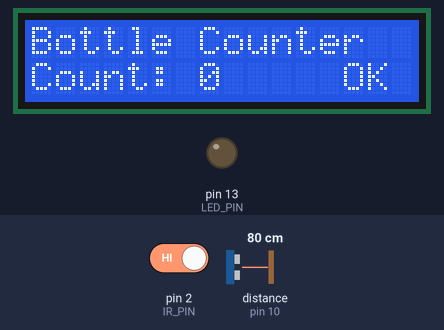
This sketch was run on a simulated Arduino Uno, built with avr-gcc and run on an emulated ATmega328P. Shown: 16×2 character LCD, output pins drawn as LEDs (lit = HIGH). Wiring (inferred from the names in the program): ultrasonic range finder: trigger pin 9; echo pin 10. The inputs (shaded band) are chosen by the test bench; at power-on: distance to the obstacle (sensor on pin 10) 80 cm, pin 2 (IR_PIN) HIGH. The echo pulse lasts 58.3 µs per cm; pins used as bus, display or sensor lines are not drawn; what the sketch prints to the serial monitor is not drawn.

Above: at 7.6 s.
7.7 s: distance to the obstacle (sensor on pin 10) set to 12 cm
10.7 s: distance to the obstacle (sensor on pin 10) set to 9 cm
At 12.4 s:
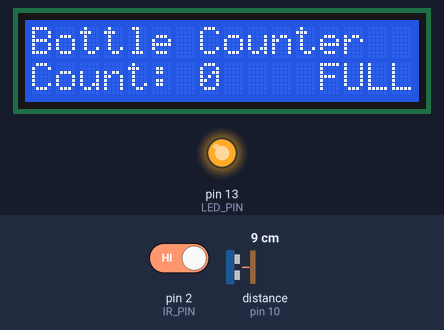
12.7 s: pin 2 (IR_PIN) driven LOW
At 13.7 s:
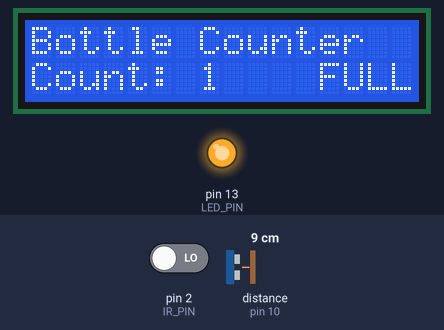
14.2 s: distance to the obstacle (sensor on pin 10) set to 18 cm
At 15.0 s:
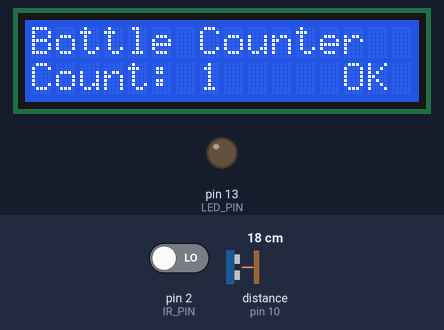
15.9 s: distance to the obstacle (sensor on pin 10) set to 2 cm
At 17.6 s:
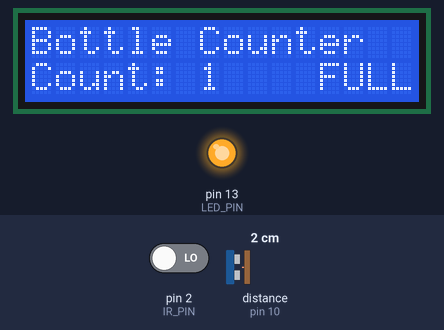
17.9 s: distance to the obstacle (sensor on pin 10) set to 35 cm
At 18.3 s:
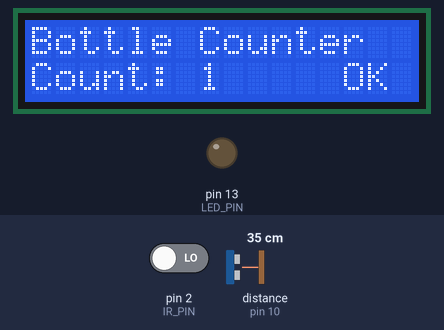
Timing chart, 0 to 20.4 s (numbered marks = the images above; inputs shaded):
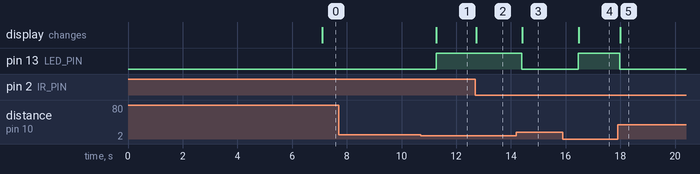

Measured:
- the behaviour switches between 11 and 10 cm on distance to the obstacle (sensor on pin 10) (found by bisection; images 0 and 1)
- after the input at 7.7 s, every drawn part: stays the same
- after the input at 10.7 s, pin 13 (LED_PIN): LOW → HIGH after 0.56 s; the display: changes after 0.57 s (image 1)
- after the input at 12.7 s, the display: changes at once (image 2)
- after the input at 14.2 s, pin 13 (LED_PIN): HIGH → LOW after 0.20 s; the display: changes after 0.21 s (image 3)
- after the input at 15.9 s, pin 13 (LED_PIN): LOW → HIGH after 0.57 s; the display: changes after 0.57 s (image 4)
- after the input at 17.9 s, pin 13 (LED_PIN): HIGH → LOW after 0.08 s; the display: changes after 0.09 s (image 5)

The sketch:

1ST_CODE.ino
```cpp
#include <LiquidCrystal_I2C.h>

// Initialize LCD with I2C address 0x27, 16 columns, 2 rows
LiquidCrystal_I2C lcd(0x27, 16, 2);

// Pin definitions
const int IR_PIN = 2;           // IR sensor output pin
const int TRIG_PIN = 9;         // Ultrasonic trigger pin
const int ECHO_PIN = 10;        // Ultrasonic echo pin
const int LED_PIN = 13;

// Variables
int bottleCount = 0;            // Counter for bottles
int lastIRReading = HIGH;       // Last stable IR reading
int currentIRReading = HIGH;    // Current IR reading
unsigned long lastCountTime = 0; // Time of last count
const unsigned long COUNT_DELAY = 1000; // Minimum time between counts (1 second)

// Variables for display updates
int lastDisplayedCount = -1;    // Last count shown on LCD
bool lastContainerStatus = false; // Last container full status
unsigned long lastLevelCheck = 0;  // Time of last level check
const unsigned long LEVEL_CHECK_INTERVAL = 500; // Check level every 500ms (more frequent)

// Container parameters (adjust these based on your container)
const float CONTAINER_HEIGHT = 20.0;  // Total height in cm
const float FULL_THRESHOLD = 10.0;    // Distance from sensor when full (10cm)

// Add variables for stable readings
const int READINGS_TO_AVERAGE = 3;    // Number of readings to average
float distanceReadings[READINGS_TO_AVERAGE];
int readingIndex = 0;
bool readingsInitialized = false;

void setup() {
  // Initialize serial communication
  Serial.begin(9600);

  // Initialize LCD
  lcd.init();
  lcd.backlight();

  // Initialize pins
  pinMode(IR_PIN, INPUT);
  pinMode(TRIG_PIN, OUTPUT);
  pinMode(ECHO_PIN, INPUT);
  pinMode(LED_PIN, OUTPUT);

  // Turn off LED initially
  digitalWrite(LED_PIN, LOW);

  // Initialize distance readings array
  for (int i = 0; i < READINGS_TO_AVERAGE; i++) {
    distanceReadings[i] = 0;
  }

  // Display initial message
  lcd.setCursor(0, 0);
  lcd.print("Bottle Counter  ");  // Pad with spaces to clear line
  lcd.setCursor(0, 1);
  lcd.print("Count: 0        ");  // Pad with spaces to clear line

  Serial.println("Bottle Counter System Started");
  Serial.println("Initializing sensors...");

  // Initialize readings with actual sensor data
  delay(1000);
  for (int i = 0; i < READINGS_TO_AVERAGE; i++) {
    float distance = getSingleUltrasonicReading();
    if (distance > 0) {
      distanceReadings[i] = distance;
    }
    delay(100);
  }
  readingsInitialized = true;

  Serial.println("Sensor initialization complete");
}

void loop() {
  // Read IR sensor for bottle counting
  handleBottleCounting();

  // Check container level more frequently for better responsiveness
  checkContainerLevel();

  delay(50);  // Reduced delay for better responsiveness
}

void handleBottleCounting() {
  currentIRReading = digitalRead(IR_PIN);

  // Print current sensor state for debugging (less frequently)
  static unsigned long lastPrint = 0;
  if (millis() - lastPrint > 2000) {  // Print every 2 seconds instead of 500ms
    Serial.print("IR Sensor: ");
    Serial.println(currentIRReading == HIGH ? "HIGH" : "LOW");
    lastPrint = millis();
  }

  // Only count on one specific transition and with time delay
  if (currentIRReading == LOW && lastIRReading == HIGH &&
      (millis() - lastCountTime) > COUNT_DELAY) {

    bottleCount++;
    lastCountTime = millis();

    Serial.print("Bottle detected! Count: ");
    Serial.println(bottleCount);

    // Update LCD immediately when count changes
    updateCountDisplay();
  }

  lastIRReading = currentIRReading;
}

void checkContainerLevel() {
  // Check level more frequently but still with some interval
  if (millis() - lastLevelCheck < LEVEL_CHECK_INTERVAL) {
    return;
  }

  float distance = getStableUltrasonicDistance();

  // Print distance for debugging
  Serial.print("Distance reading: ");
  if (distance > 0) {
    Serial.print(distance);
    Serial.print(" cm");
  } else {
    Serial.print("Invalid/No reading");
  }

  // Determine if container is full with hysteresis to prevent flickering
  bool isFull;
  if (lastContainerStatus) {
    // If was full, need distance > FULL_THRESHOLD + 1 to become not full
    isFull = (distance <= (FULL_THRESHOLD + 1.0) && distance > 0);
  } else {
    // If was not full, need distance <= FULL_THRESHOLD to become full
    isFull = (distance <= FULL_THRESHOLD && distance > 0);
  }

  Serial.print(" - Status: ");
  Serial.println(isFull ? "FULL" : "OK");

  // Always update LED based on current status
  if (isFull) {
    digitalWrite(LED_PIN, HIGH);  // Turn on LED when full
    Serial.println("LED ON - Container FULL");
  } else {
    digitalWrite(LED_PIN, LOW);   // Turn off LED when not full
    if (lastContainerStatus) {  // Only print if status changed from full to not full
      Serial.println("LED OFF - Container OK");
    }
  }

  // Update display if status changed OR every few cycles
  static int displayUpdateCounter = 0;
  if (isFull != lastContainerStatus || displayUpdateCounter++ > 10) {
    lcd.setCursor(11, 1);  // Position after count
    if (distance > 0) {  // Valid reading
      if (isFull) {
        lcd.print(" FULL");
      } else {
        lcd.print("  OK ");
      }
    } else {
      lcd.print(" ERR ");
      Serial.println("Ultrasonic sensor error - check wiring");
    }
    displayUpdateCounter = 0;
  }

  lastContainerStatus = isFull;
  lastLevelCheck = millis();
}

float getStableUltrasonicDistance() {
  // Get new reading
  float newReading = getSingleUltrasonicReading();

  if (newReading > 0) {  // Valid reading
    // Store in circular buffer
    distanceReadings[readingIndex] = newReading;
    readingIndex = (readingIndex + 1) % READINGS_TO_AVERAGE;

    // Calculate average of valid readings
    float sum = 0;
    int validCount = 0;
    for (int i = 0; i < READINGS_TO_AVERAGE; i++) {
      if (distanceReadings[i] > 0) {
        sum += distanceReadings[i];
        validCount++;
      }
    }

    if (validCount > 0) {
      return sum / validCount;
    }
  }

  // If no valid readings, return -1
  return -1;
}

float getSingleUltrasonicReading() {
  // Clear trigger pin
  digitalWrite(TRIG_PIN, LOW);
  delayMicroseconds(2);

  // Send 10us pulse to trigger
  digitalWrite(TRIG_PIN, HIGH);
  delayMicroseconds(10);
  digitalWrite(TRIG_PIN, LOW);

  // Read echo pin and calculate distance
  unsigned long duration = pulseIn(ECHO_PIN, HIGH, 30000);  // 30ms timeout

  if (duration == 0) {
    return -1;  // Invalid reading
  }

  // Calculate distance in cm (speed of sound = 343 m/s)
  float distance = (duration * 0.0343) / 2;

  // Filter out obviously wrong readings
  if (distance < 1 || distance > 400) {  // Typical HC-SR04 range is 2-400cm
    return -1;
  }

  return distance;
}

void updateCountDisplay() {
  // Only update if count actually changed
  if (bottleCount != lastDisplayedCount) {
    lcd.setCursor(0, 1);
    lcd.print("Count: ");
    lcd.print(bottleCount);
    lcd.print("   ");  // Clear any extra digits

    lastDisplayedCount = bottleCount;
  }
}

// Optional: Function to reset counter (you can call this if needed)
void resetCounter() {
  bottleCount = 0;
  lastDisplayedCount = -1;
  lcd.clear();
  lcd.setCursor(0, 0);
  lcd.print("Counter Reset");
  lcd.setCursor(0, 1);
  lcd.print("Count: 0");
  delay(1000);

  // Reset container status
  lastContainerStatus = false;
  digitalWrite(LED_PIN, LOW);
}
```
